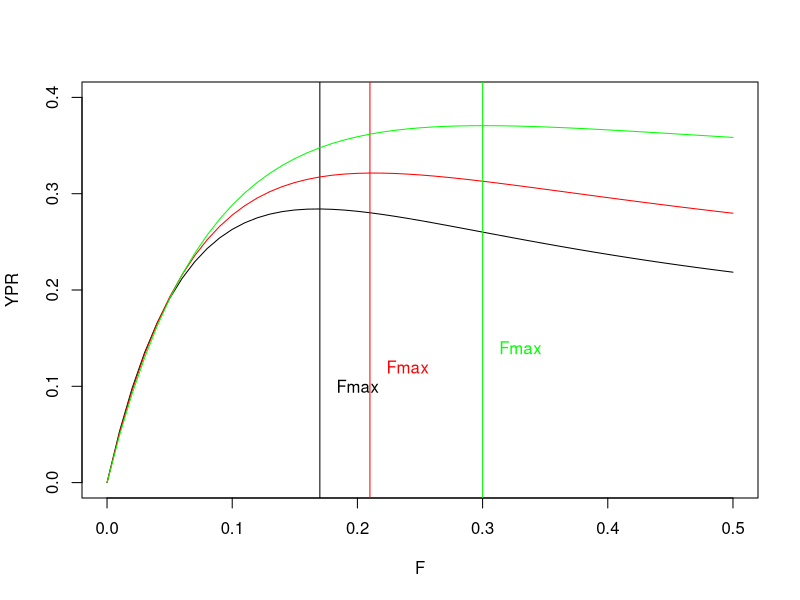
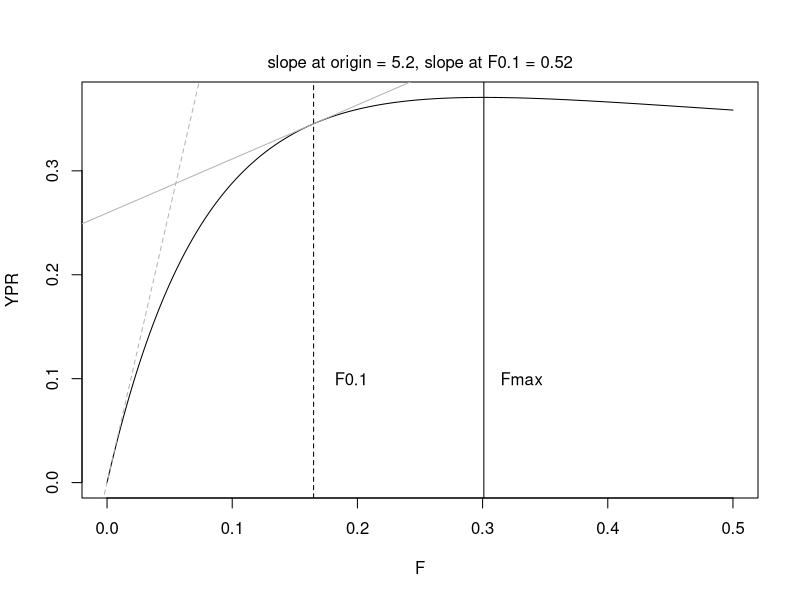
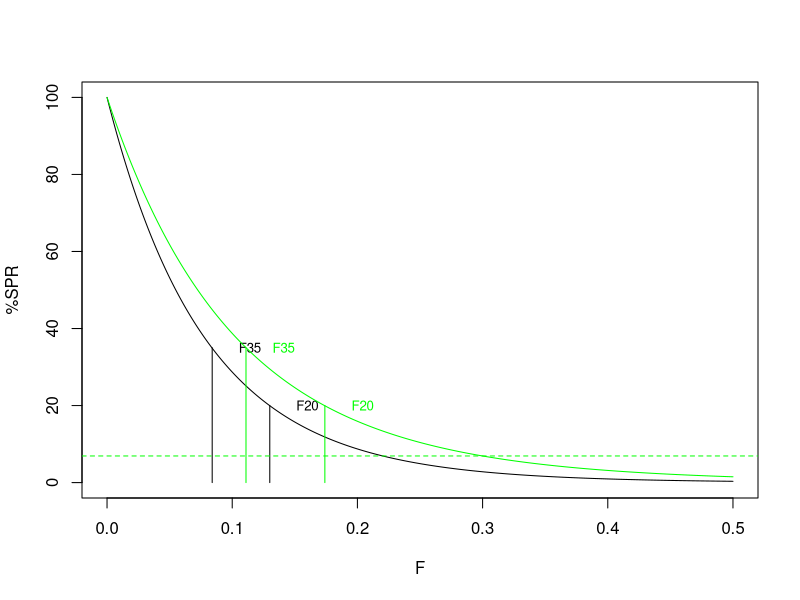
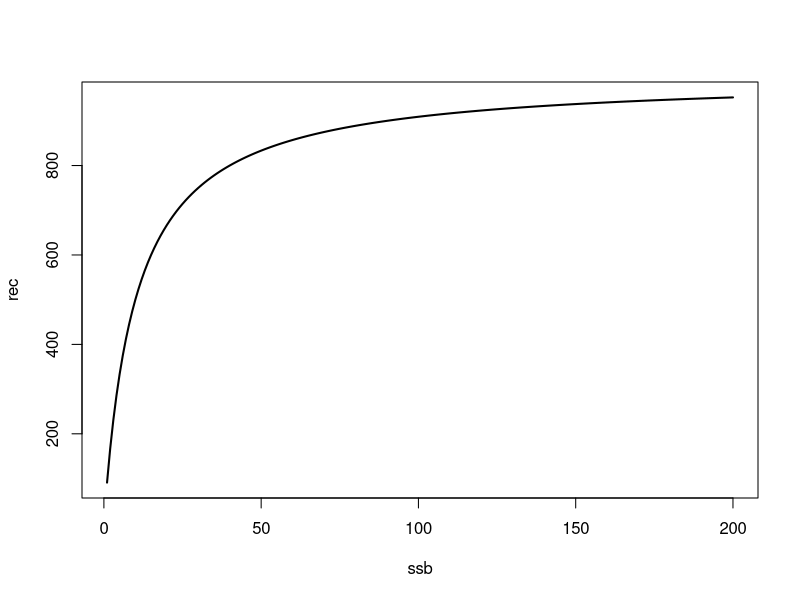
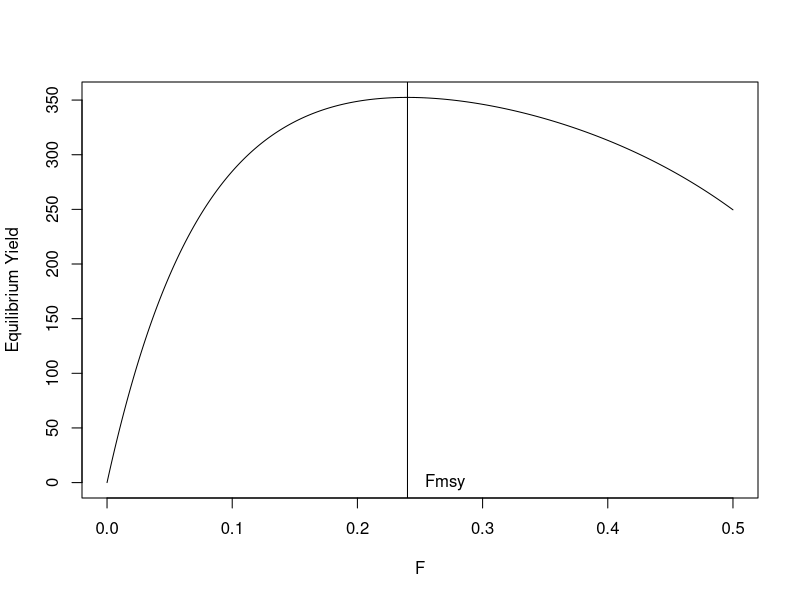

The R source for these figures, in order:
#set working directory
setwd("")

#need this package to calculate derivs
require("numDeriv")

############### YPR ##################################;
# uniform selectivity
YPR <- function(f){
  n.age = length(sel)
  fa = f*sel
  za = m + fa
  cza = cumsum(c(0,za[1:(n.age-1)]))
  YPR = sum(exp(-cza)*weight*fa*(1-exp(-za))/za)
  return(YPR)
}

age=3:20
sel = c(1,1,1,1,1,1,1,1,1,1,1,1,1,1,1,1,1,1)

weight = c(0.15,0.278,0.394,0.599,0.862,1.163,1.572,2.028,2.653,
           3.141,3.844,4.043,4.252,4.471,4.702,4.945,5.200,5.469)

m=rep(0.2,length(age))

ypr1 = YPR(0.2)
print(ypr1)

## YPR for a range of F's; change sel and see what happens to Fmax
fv = seq(0,0.5,by=0.01)
fv = as.matrix(fv,ncol=1)

ypr2 = apply(fv,1,YPR)

plot(fv,ypr2,xlab='F',ylab='YPR',type='l',ylim=c(0,0.4))

Fmax = fv[which.max(ypr2)]
abline(v=Fmax)
text(Fmax+0.03,0.1,'Fmax')

##############change selectivity 
sel = c(0.2,0.5,0.8,1,1,1,1,1,1,1,1,1,1,1,1,1,1,1)
ypr3 = apply(fv,1,YPR)
lines(fv,ypr3,lty=1,col='red')
Fmax = fv[which.max(ypr3)]
abline(v=Fmax,col='red')
text(Fmax+0.03,0.12,'Fmax',col='red')

sel = c(0,0,0,1,1,1,1,1,1,1,1,1,1,1,1,1,1,1)
ypr3 = apply(fv,1,YPR)
lines(fv,ypr3,lty=1,col='green')
Fmax = fv[which.max(ypr3)]
abline(v=Fmax,col='green')
text(Fmax+0.03,0.14,'Fmax',col='green')

## try changing other inputs (e.g. m, weights) and assess what happens to Fmax

#now calculate F0.1
#####   F0.1  ##################
fv = seq(0,0.5,by=0.001)
fv = as.matrix(fv,ncol=1)
ypr = apply(fv,1,YPR)

plot(fv,ypr,xlab='F',ylab='YPR',type='l')

Fmax = fv[which.max(ypr)]
abline(v=Fmax)
text(Fmax+0.03,0.1,'Fmax')

der.ypr = rep(0,length(ypr))
for(i in 1:length(ypr)){
  der.ypr[i] = grad(YPR,fv[i])
}
der.ypr.scaled = der.ypr/der.ypr[1]

ipos = which.min(abs(der.ypr.scaled-0.1))
F0.1 = fv[ipos]
abline(v=F0.1,lty=2)
text(F0.1+0.03,0.1,'F0.1')

YPR0.1 = ypr[ipos]
b = der.ypr[ipos]; ## slope at F0.1
a = YPR0.1 - b*F0.1  ## intercept of tangent line
abline(a,b,lty=1,col=grey(0.7))

YPR1 = ypr[1]
b = der.ypr[1]; ## slope at origin
a = YPR1  ## intercept of tangent line
abline(a,b,lty=2,col=grey(0.7))

ctext = paste('slope at origin = ',signif(der.ypr[1],digits=2),
              ', slope at F0.1 = ',signif(der.ypr[ipos],digits=2),sep='')
mtext(side=3,line=0.5,ctext)

###################### SPR #############################;
SPR <- function(f){
  n.age = length(sel)
  fa = f*sel
  za = m + fa
  cza = cumsum(c(0,za[1:(n.age-1)]))
  SPR = sum(exp(-cza)*weight*mat)
  return(SPR)
}

age=3:20
sel = c(1,1,1,1,1,1,1,1,1,1,1,1,1,1,1,1,1,1)

weight = c(0.15,0.278,0.394,0.599,0.862,1.163,1.572,2.028,2.653,
           3.141,3.844,4.043,4.252,4.471,4.702,4.945,5.200,5.469)

mat = c(0,0,0,0,0,0.002,0.006,0.022,0.077,0.242,0.529,0.651,0.756,
        0.837,0.895,0.934,0.959,0.975)

m=rep(0.2,length(age))

spr1 = SPR(0.2)
print(spr1)

## SPR for a range of F's; change sel and see what happens to Fmax
fv = seq(0,0.5,by=0.001)
fv = as.matrix(fv,ncol=1)
spr1 = apply(fv,1,SPR)
percent.spr1 = 100*spr1/spr1[1]

plot(fv,percent.spr1,xlab='F',ylab='%SPR',type='l',ylim=c(0,100))

ipos=which.min(abs(percent.spr1-35))
F35 = fv[ipos]
segments(F35,0,F35,35)
text(F35+0.03,35,'F35',cex=0.8)
ipos=which.min(abs(percent.spr1-20))

F20 = fv[ipos]
segments(F20,0,F20,20)
text(F20+0.03,20,'F20',cex=0.8)

sel = c(0,0,0,1,1,1,1,1,1,1,1,1,1,1,1,1,1,1)
spr2 = apply(fv,1,SPR)
percent.spr2 = 100*spr2/spr2[1]
lines(fv,percent.spr2,lty=1,col='green')

ipos=which.min(abs(percent.spr2-35))
F35 = fv[ipos]
segments(F35,0,F35,35,col='green')
text(F35+0.03,35,'F35',cex=0.8,col='green')
ipos=which.min(abs(percent.spr2-20))
F20 = fv[ipos]
segments(F20,0,F20,20,col='green')
text(F20+0.03,20,'F20',cex=0.8,col='green')

ipos=which.min(abs(fv-0.3))
abline(h=percent.spr2[ipos],lty=2,col='green')

#4##############  Beverton-Holt and MSY ######################;

BH = function(alpha,beta,ssb){
  alpha*ssb/(beta+ssb)
}

alpha=1000
beta=10
ssb=seq(1:200)

rec = BH(alpha,beta,ssb)

plot(ssb,rec,type='l',lwd=2)

## can show for BH that equilibrium SSB for a constant fishing mortality f is (see slides);

SSBe = function(f){alpha*SPR(f)-beta}

RECe = function(f){BH(alpha,beta,SSBe(f))}

Yielde = function(f){RECe(f)*YPR(f)}

fv = seq(0,0.5,by=0.001)
fv = as.matrix(fv,ncol=1)
ye_f = apply(fv,1,Yielde)

plot(fv,ye_f,xlab='F',ylab='Equilibrium Yield',type='l')

#Calculate Fmsy
Fmsy = fv[which.max(ye_f)]
abline(v=Fmsy)
text(Fmsy+0.03,0.1,'Fmsy')

#calculate Bmsy
Bmsy = SSBe(Fmsy)




